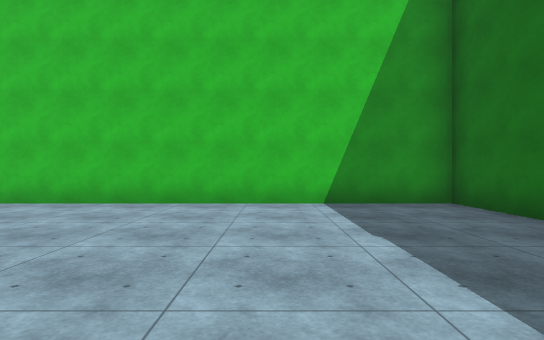
[1] (above)

24 first-person views from a walk through a Unity game level. The camera is 1.3 m above the floor, looks level and sees 80° across. The floor is counted in squares, 2 m on a side. Each view is taken from the middle of a square. On the plan, view 1 faces up. The plan holds only what a view shows up to about 10 squares ahead; the rest is blank. The place goes on beyond the plan. The player character is not drawn. Surface patterns are stand-ins for the level's own textures.

[2]
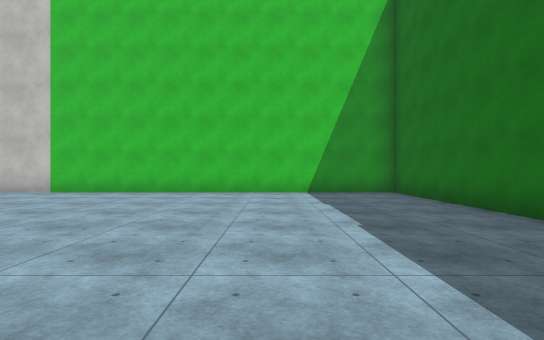

[3]
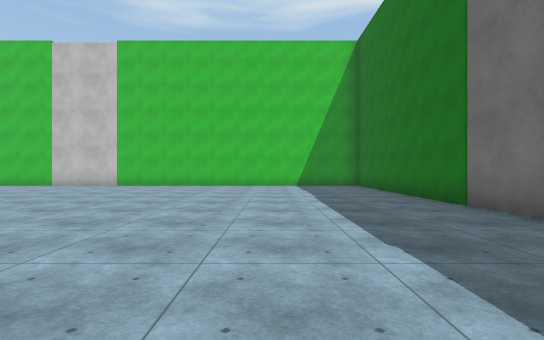

[4]
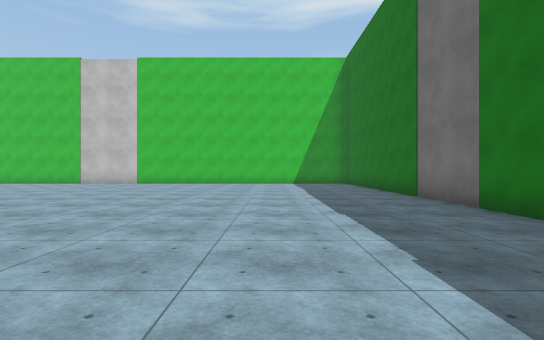

[5]
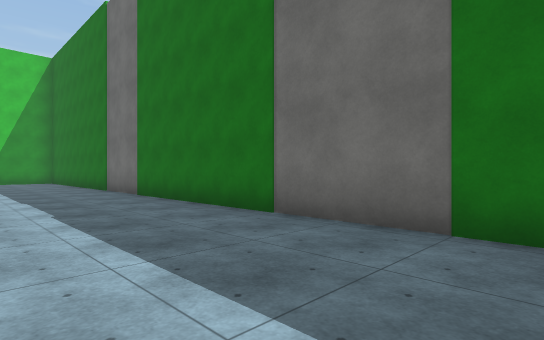

[6]
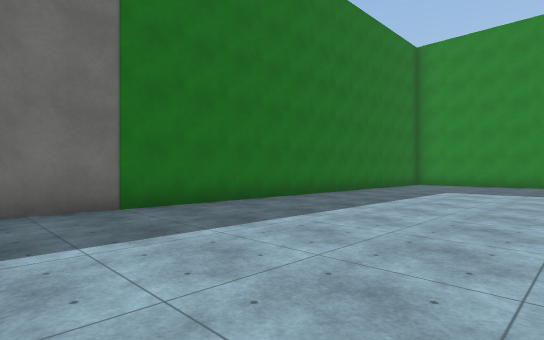

[7]
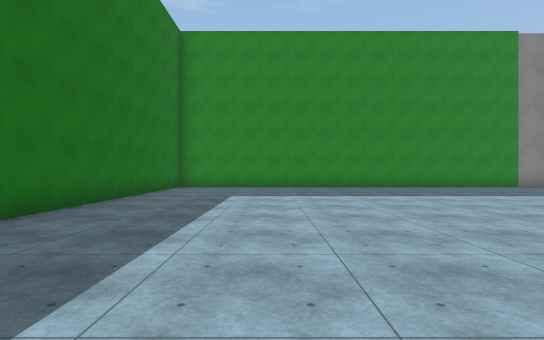

[8]
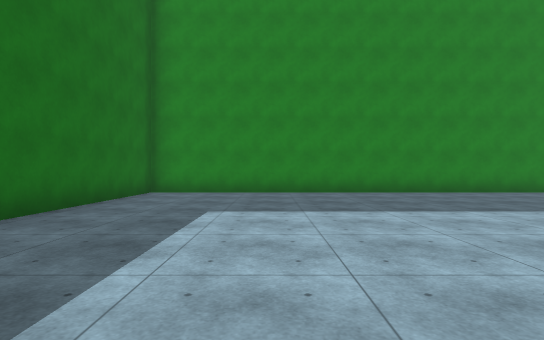

[9]
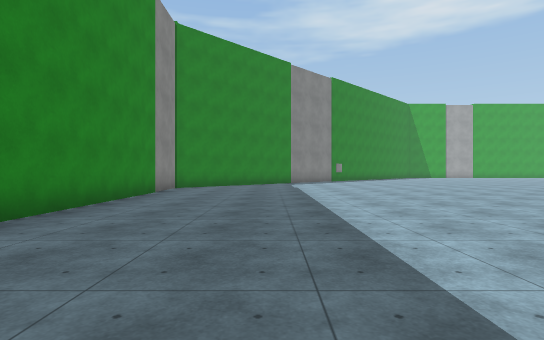

[10]
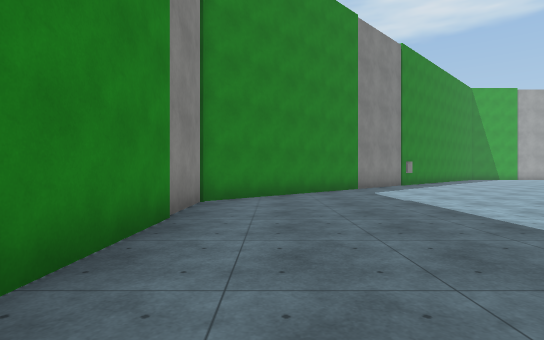

[11]
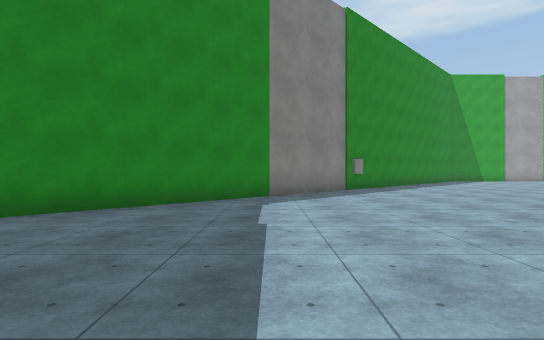

[12]
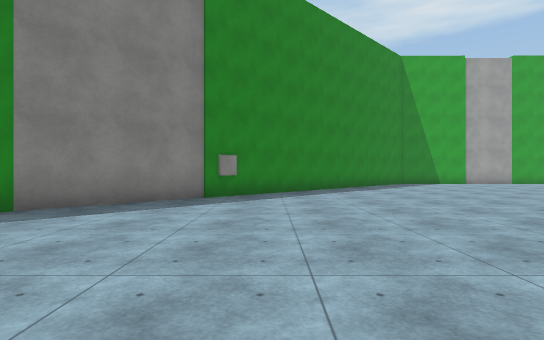

[13]
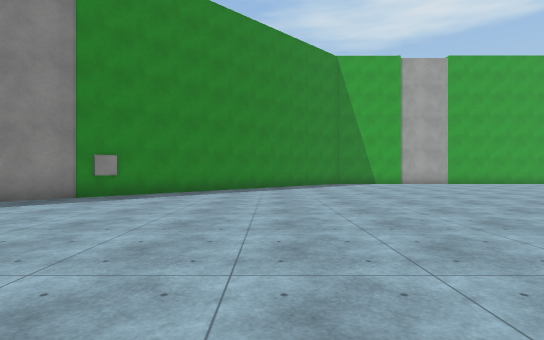

[14]
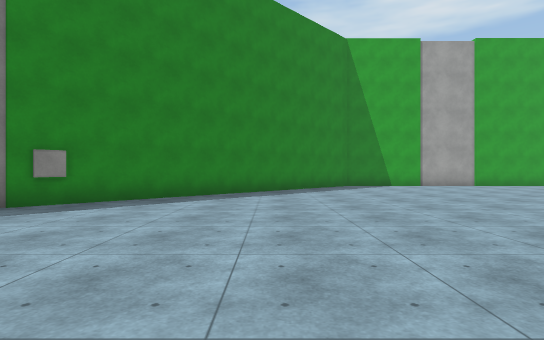

[15]
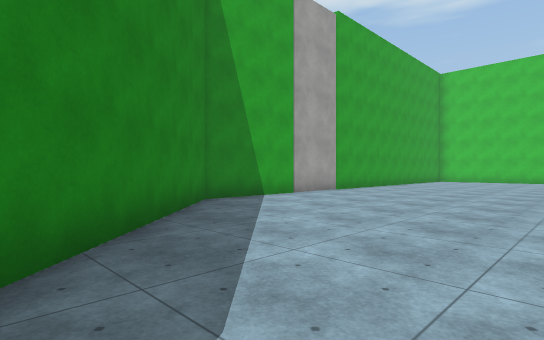

[16]
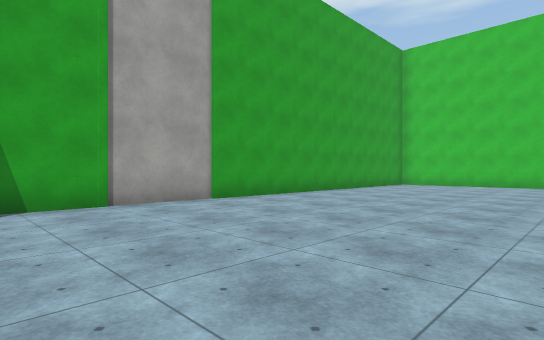

[17]
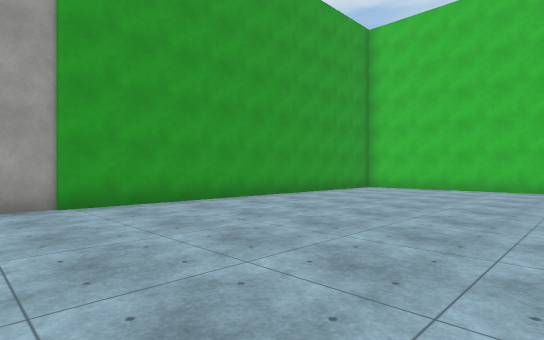

[18]
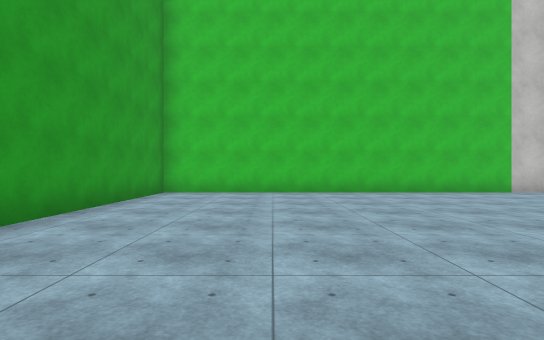

[19]
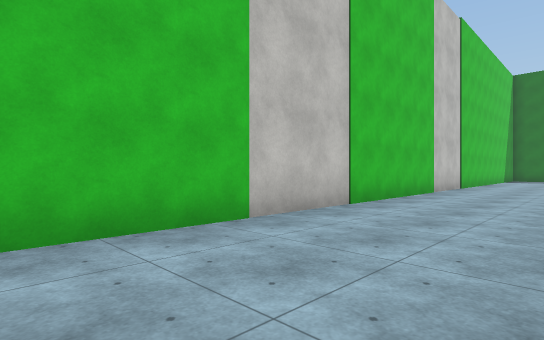

[20]
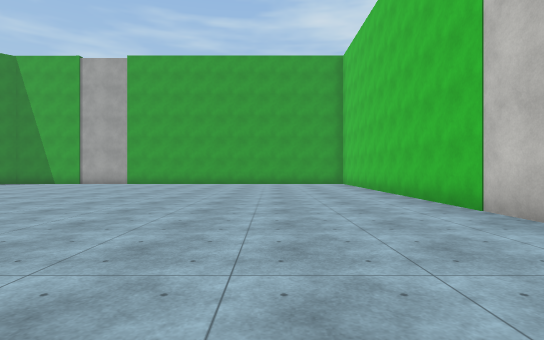

[21]
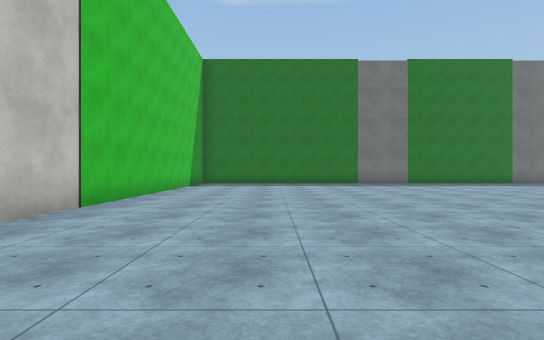

[22]
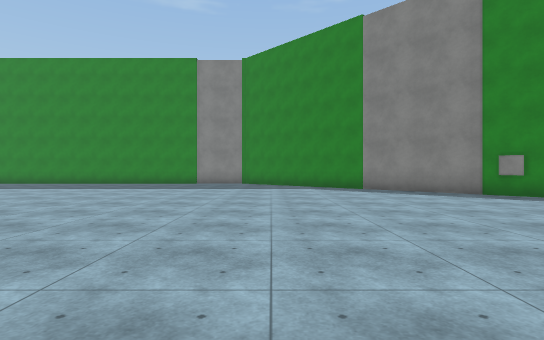

[23]
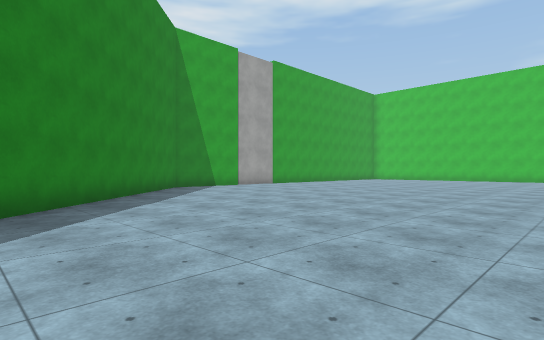

[24]
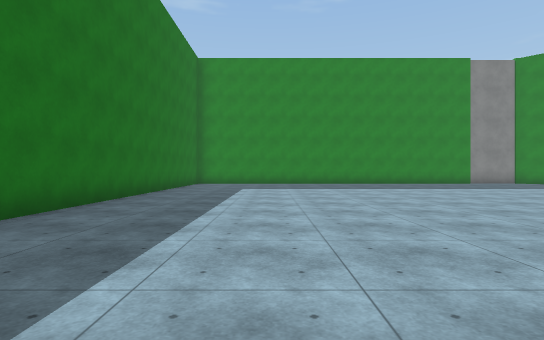

### Floor plan
Points are (right, up) in squares from view 1. A wall is a line through its corners. A room is listed if a view was taken in it or the views show most of it. See-through windows are left out.
Room 1 (views 1, 2, 3, 4, 5, 6, 7, 8, 9, 10, 11, 12, 13, 14, 15, 16, 17, 18, 19, 20, 21, 22, 23, 24)
walls: (-26.1, -9) (-11.7, -23.4) (3.5, -23.4) (3.5, 6.3) (-26.1, 6.3) (-26.1, -9)
objects: other object (-19, -16)

Where each view was taken, in squares from view 1:
view 1: 0 up, 0 right, facing up
view 2: 3 down, 0 right, facing up
view 3: 7 down, 0 right, facing up
view 4: 9 down, 0 right, facing up
view 5: 12 down, 0 right, facing up-right
view 6: 9 down, 2 left, facing down-right
view 7: 11 down, 0 right, facing down
view 8: 14 down, 0 right, facing down
view 9: 20 down, 0 right, facing left
view 10: 22 down, 5 left, facing left
view 11: 19 down, 8 left, facing left
view 12: 15 down, 11 left, facing left
view 13: 12 down, 11 left, facing left
view 14: 12 down, 13 left, facing left
view 15: 13 down, 20 left, facing up-left
view 16: 8 down, 20 left, facing up-left
view 17: 5 down, 20 left, facing up-left
view 18: 3 down, 23 left, facing up
view 19: 3 up, 19 left, facing up-right
view 20: 3 up, 11 left, facing left
view 21: 3 up, 12 left, facing right
view 22: 8 down, 13 left, facing down
view 23: 15 down, 15 left, facing up-left
view 24: 8 down, 0 right, facing down
